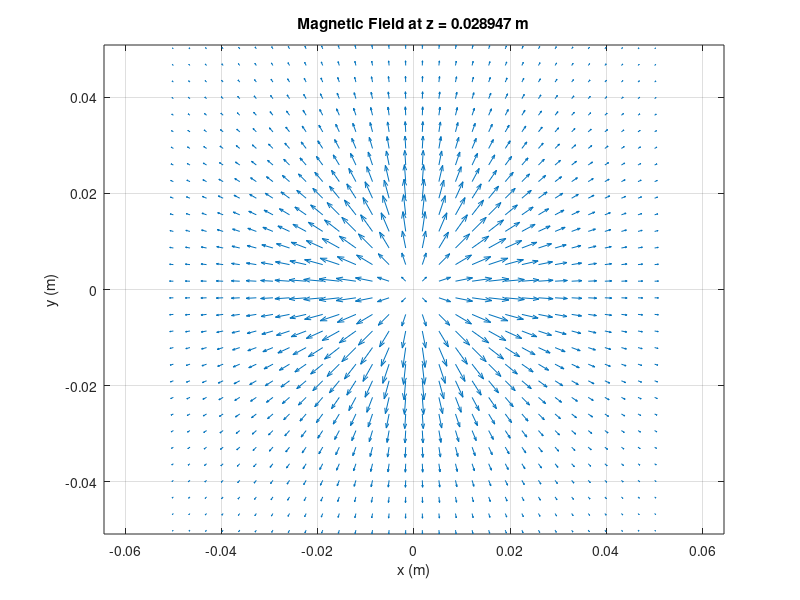
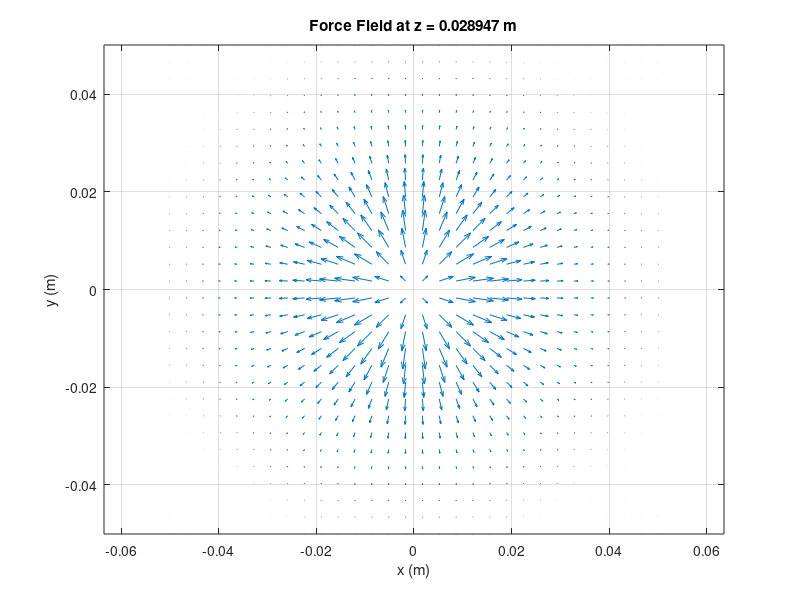
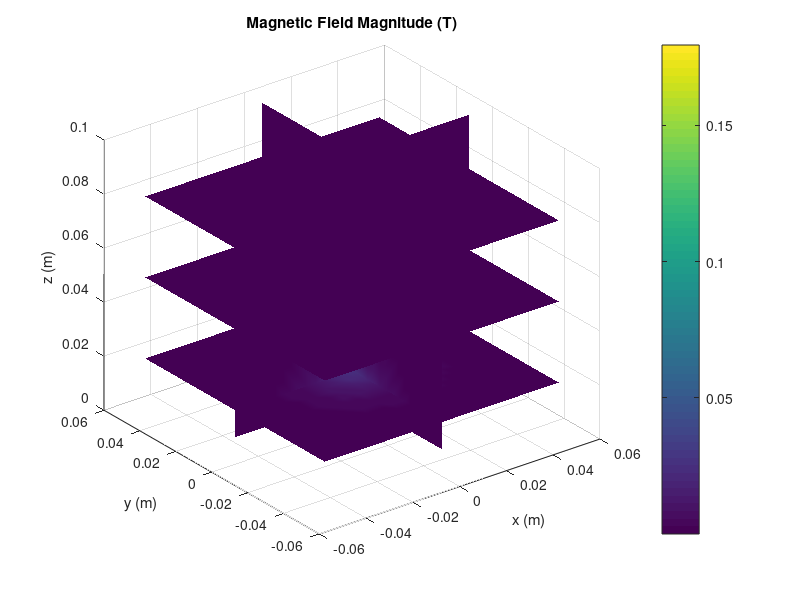

The MATLAB script that drew these images, in order:
% Permanent Magnet Force Field Simulation
clear; close all; clc;

%% Parameters
mu0 = 4*pi*1e-7; % Permeability of free space (T·m/A)
Br = 1.2; % Remanence of the magnet (Tesla) - typical for NdFeB
volume = [0.01, 0.01, 0.01]; % Magnet dimensions [x,y,z] in meters
m = Br*volume(1)*volume(2)*volume(3)/mu0; % Magnetic dipole moment (A·m²)
m_direction = [0, 0, 1]; % Orientation of magnetization (z-direction)

%% Grid Setup
x_range = linspace(-0.05, 0.05, 30); % x-coordinates (m)
y_range = linspace(-0.05, 0.05, 30); % y-coordinates (m)
z_range = linspace(0.01, 0.1, 20);   % z-coordinates (m) (above magnet)

[X, Y, Z] = meshgrid(x_range, y_range, z_range);

%% Calculate Magnetic Field (B) at each point
Bx = zeros(size(X));
By = zeros(size(Y));
Bz = zeros(size(Z));

% Position of the dipole (center of magnet)
r0 = [0, 0, 0];

for i = 1:numel(X)
    % Position vector from dipole to observation point
    r = [X(i), Y(i), Z(i)] - r0;
    distance = norm(r);
    
    if distance > 0
        % Unit vector
        r_hat = r/distance;
        
        % Magnetic field of a dipole (vector form)
        B = (mu0/(4*pi)) * ( (3*dot(m_direction,r_hat)*r_hat - m_direction)/distance^3 );
        
        Bx(i) = B(1);
        By(i) = B(2);
        Bz(i) = B(3);
    end
end

%% Calculate Force on a small test dipole (e.g., another magnet)
test_m = [0, 0, 1e-3]; % Test dipole moment (A·m²)
test_m = test_m/norm(test_m); % Normalize

% Force is gradient of potential energy F = -∇U = ∇(m·B)
[Fx, Fy, Fz] = gradient(-(test_m(1)*Bx + test_m(2)*By + test_m(3)*Bz), ...
                  x_range, y_range, z_range);

%% Visualization
% Select a z-plane to visualize
z_idx = 5; % Index of z-plane to visualize
z_value = z_range(z_idx);

% Magnetic Field
figure(1)
quiver(X(:,:,z_idx), Y(:,:,z_idx), Bx(:,:,z_idx), By(:,:,z_idx))
title(['Magnetic Field at z = ' num2str(z_value) ' m'])
xlabel('x (m)'); ylabel('y (m)');
axis equal; grid on;

% Force Field
figure(2)
quiver(X(:,:,z_idx), Y(:,:,z_idx), Fx(:,:,z_idx), Fy(:,:,z_idx))
title(['Force Field at z = ' num2str(z_value) ' m'])
xlabel('x (m)'); ylabel('y (m)');
axis equal; grid on;

% 3D Visualization
figure(3)
slice(X, Y, Z, sqrt(Bx.^2 + By.^2 + Bz.^2), 0, 0, [0.02 0.05 0.08])
shading interp
colorbar
title('Magnetic Field Magnitude (T)')
xlabel('x (m)'); ylabel('y (m)'); zlabel('z (m)');